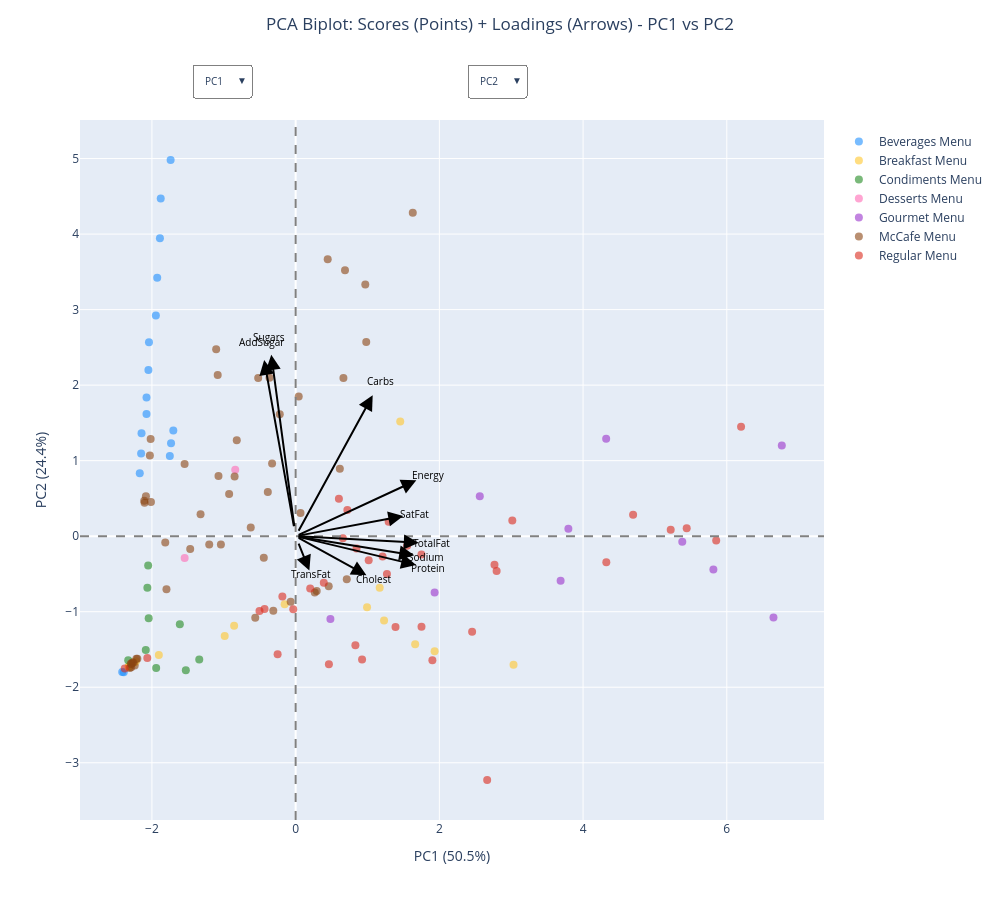

Notebook code for this chart:
### Markdown cell above
### 1.3 Biplot: Scores and Loadings Combined *(PCAplots.tex: Slide 1.3)*

**Purpose:**
- Combined visualization of samples AND variables
- Direct sample-variable interpretation

**Reading Rules:**
- **Samples in arrow direction** → HIGH values for that variable
- **Samples opposite arrow** → LOW values for that variable
- **Arrow length** → Variable importance in this view
- **Arrow angles** → Correlations between variables

**Example Reading:**
Items on the right side of the plot (if Energy arrow points right) have high energy content.

**Why Biplots are Powerful:**
You can immediately see WHY items are positioned where they are — an item in the direction of the "Sugars" arrow is there BECAUSE it has high sugar content.

### Code cell
# Create biplot with PC selection dropdowns
n_pcs_available = min(6, T.shape[1])

# Pre-compute all PC combinations
from itertools import product
pc_combos = list(product(range(n_pcs_available), range(n_pcs_available)))

fig = go.Figure()

# Add traces for each PC combination
categories_unique = sorted([cat for cat in CATEGORY_COLORS.keys()])
traces_per_combo = len(categories_unique)
scale = 4  # Scale factor for loading arrows

for pc_x, pc_y in pc_combos:
    visible = (pc_x == 0 and pc_y == 1)  # Show PC1 vs PC2 initially
    
    # Add scores (observations) for each category
    for cat in categories_unique:
        mask = categories_clean == cat
        fig.add_trace(go.Scatter(
            x=T[mask, pc_x], y=T[mask, pc_y],
            mode='markers',
            name=cat,
            marker=dict(size=8, color=CATEGORY_COLORS[cat], opacity=0.6),
            text=item_names_clean[mask],
            hovertemplate='%{text}<br>PC' + str(pc_x+1) + ': %{x:.2f}<br>PC' + str(pc_y+1) + ': %{y:.2f}<extra></extra>',
            visible=visible,
            showlegend=(pc_x == 0 and pc_y == 1)  # Only show legend for initial view
        ))

# Add axes (always visible)
fig.add_hline(y=0, line_dash='dash', line_color='gray')
fig.add_vline(x=0, line_dash='dash', line_color='gray')

# Add loading arrows for PC1 vs PC2 (will be updated via annotations)
for i, name in enumerate(short_names):
    fig.add_annotation(
        x=P[i, 0] * scale, y=P[i, 1] * scale,
        ax=0, ay=0,
        xref='x', yref='y', axref='x', ayref='y',
        showarrow=True, arrowhead=2, arrowsize=1.5, arrowwidth=2,
        arrowcolor='black',
        name=f'arrow_{i}'
    )
    fig.add_annotation(
        x=P[i, 0] * scale * 1.1, y=P[i, 1] * scale * 1.1,
        text=name, showarrow=False, font=dict(size=10, color='black'),
        name=f'label_{i}'
    )

# Create dropdown buttons
def make_visibility_biplot(selected_x, selected_y):
    """Create visibility array for selected PC combination"""
    vis = []
    for pc_x, pc_y in pc_combos:
        is_selected = (pc_x == selected_x and pc_y == selected_y)
        vis.extend([is_selected] * traces_per_combo)
    return vis

def make_annotations(pc_x_idx, pc_y_idx):
    """Create loading arrow annotations for selected PCs"""
    annotations = []
    for i, name in enumerate(short_names):
        # Arrow
        annotations.append(dict(
            x=P[i, pc_x_idx] * scale, y=P[i, pc_y_idx] * scale,
            ax=0, ay=0,
            xref='x', yref='y', axref='x', ayref='y',
            showarrow=True, arrowhead=2, arrowsize=1.5, arrowwidth=2,
            arrowcolor='black'
        ))
        # Label
        annotations.append(dict(
            x=P[i, pc_x_idx] * scale * 1.1, y=P[i, pc_y_idx] * scale * 1.1,
            text=name, showarrow=False, font=dict(size=10, color='black')
        ))
    return annotations

x_buttons = []
for i in range(n_pcs_available):
    default_y = (i + 1) % n_pcs_available if i < n_pcs_available - 1 else 0
    base_annotations = make_annotations(i, default_y)
    # Add dropdown label annotations
    base_annotations.extend([
        dict(text="<b>X-axis:</b>", x=0.02, xref="paper", y=1.06, yref="paper", 
             showarrow=False, font=dict(size=11), xanchor='left'),
        dict(text="<b>Y-axis:</b>", x=0.39, xref="paper", y=1.06, yref="paper", 
             showarrow=False, font=dict(size=11), xanchor='left')
    ])
    x_buttons.append(dict(
        label=f'PC{i+1}',
        method='update',
        args=[
            {'visible': make_visibility_biplot(i, default_y)},
            {'title': f'PCA Biplot: PC{i+1} vs PC{default_y+1}',
             'xaxis.title': f'PC{i+1} ({explained_var_ratio[i]*100:.1f}%)',
             'yaxis.title': f'PC{default_y+1} ({explained_var_ratio[default_y]*100:.1f}%)',
             'annotations': base_annotations}
        ]
    ))

y_buttons = []
for j in range(n_pcs_available):
    base_annotations = make_annotations(0, j)
    # Add dropdown label annotations
    base_annotations.extend([
        dict(text="<b>X-axis:</b>", x=0.02, xref="paper", y=1.06, yref="paper", 
             showarrow=False, font=dict(size=11), xanchor='left'),
        dict(text="<b>Y-axis:</b>", x=0.39, xref="paper", y=1.06, yref="paper", 
             showarrow=False, font=dict(size=11), xanchor='left')
    ])
    y_buttons.append(dict(
        label=f'PC{j+1}',
        method='update',
        args=[
            {'visible': make_visibility_biplot(0, j)},
            {'title': f'PCA Biplot: PC1 vs PC{j+1}',
             'xaxis.title': f'PC1 ({explained_var_ratio[0]*100:.1f}%)',
             'yaxis.title': f'PC{j+1} ({explained_var_ratio[j]*100:.1f}%)',
             'annotations': base_annotations}
        ]
    ))

fig.update_layout(
    title=dict(
        text='PCA Biplot: Scores (Points) + Loadings (Arrows) - PC1 vs PC2',
        y=0.98,
        x=0.5,
        xanchor='center',
        yanchor='top'
    ),
    xaxis_title=f'PC1 ({explained_var_ratio[0]*100:.1f}%)',
    yaxis_title=f'PC2 ({explained_var_ratio[1]*100:.1f}%)',
    width=1000, height=900,
    margin=dict(t=120, b=80, l=80, r=120),
    legend=dict(yanchor='top', y=0.99, xanchor='left', x=1.02),
    updatemenus=[
        dict(
            buttons=x_buttons,
            direction='down',
            showactive=True,
            x=0.15, xanchor='left',
            y=1.08, yanchor='top',
            active=0,
            bgcolor='white',
            bordercolor='gray',
            font=dict(size=10)
        ),
        dict(
            buttons=y_buttons,
            direction='down',
            showactive=True,
            x=0.52, xanchor='left',
            y=1.08, yanchor='top',
            active=1,
            bgcolor='white',
            bordercolor='gray',
            font=dict(size=10)
        )
    ]
)

fig.show()

print("\n💡 TIP: Use the dropdown menus to explore different PC combinations!")
print("   • PC1 vs PC2: Main caloric/sweet patterns with all variable relationships")
print("   • PC1 vs PC3: See how Trans Fat arrow differs from other fats")
print("   • PC3 vs PC4: Compare Trans Fat vs Cholesterol dimensions")
print("\n💡 HOW TO READ A BIPLOT:")
print("   • Points in the direction of an arrow have HIGH values for that variable")
print("   • Points opposite to an arrow have LOW values")
print("   • Arrows pointing same direction = positively correlated variables")
